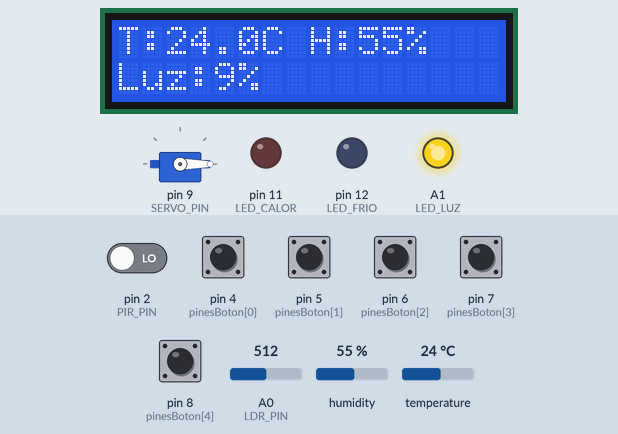
Simulated run of this sketch. Board: Arduino Uno, built with avr-gcc and run on an emulated ATmega328P. Shown: 16×2 character LCD, servo, output pins drawn as LEDs (lit = HIGH). The test bench sets the inputs (shaded band); at power-on: pin 4 (pinesBoton[0]), pin 5 (pinesBoton[1]), pin 6 (pinesBoton[2]), pin 7 (pinesBoton[3]), pin 8 (pinesBoton[4]) HIGH, pin 2 (PIR_PIN) LOW, temperature 24 °C, A0 (LDR_PIN) = 512, humidity 55 %. What the sketch prints to the serial monitor is not drawn.

Above: at 3.1 s.
3.2 s: temperature set to 22.2 °C
At 11.5 s:
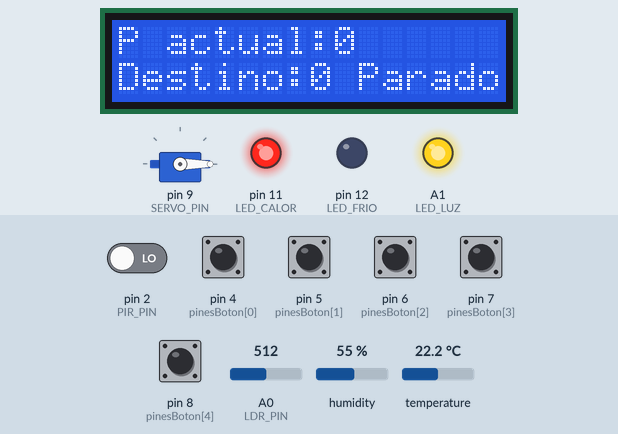
14.1 s: pin 5 (pinesBoton[1]) pulled LOW for 0.15 s
At 20.8 s:
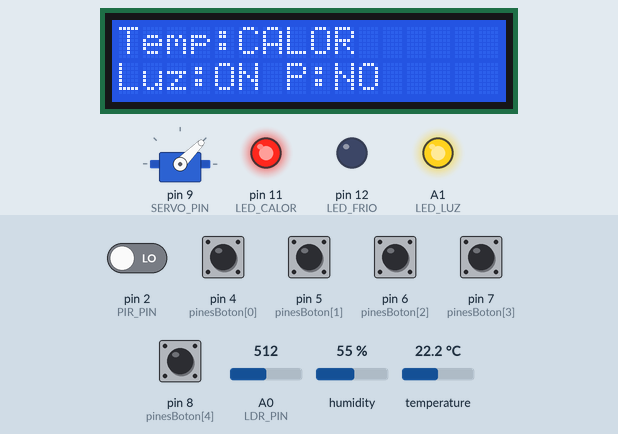
24.1 s: pin 2 (PIR_PIN) driven HIGH
At 30.8 s:
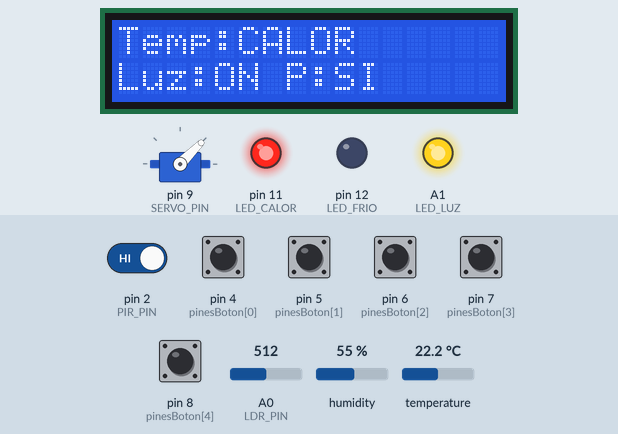
34.1 s: pin 5 (pinesBoton[1]) pulled LOW for 1 s
At 34.29 s:
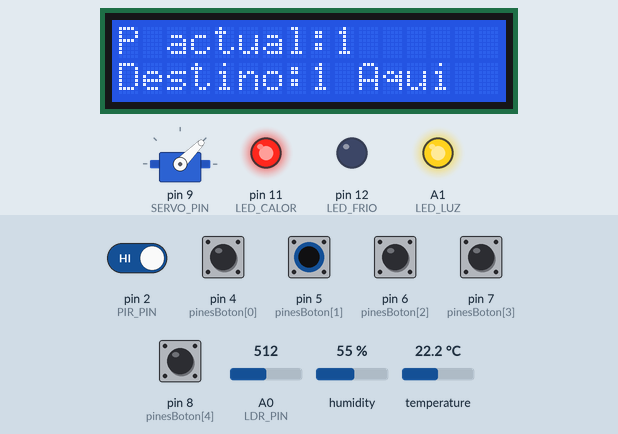
36.6 s: pin 6 (pinesBoton[2]) pulled LOW for 0.15 s
At 46.3 s:
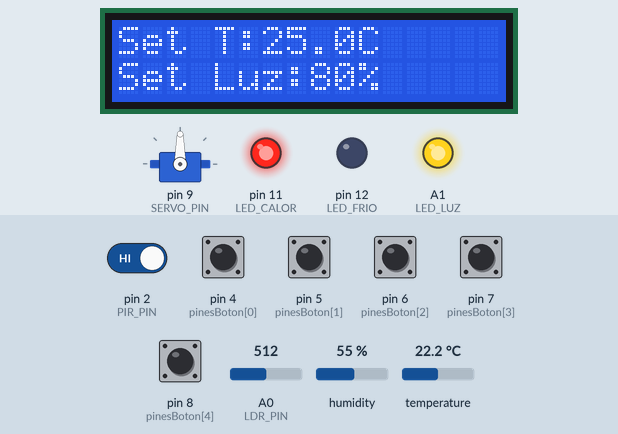
46.6 s: pin 4 (pinesBoton[0]) pulled LOW for 0.15 s
At 47.0 s:
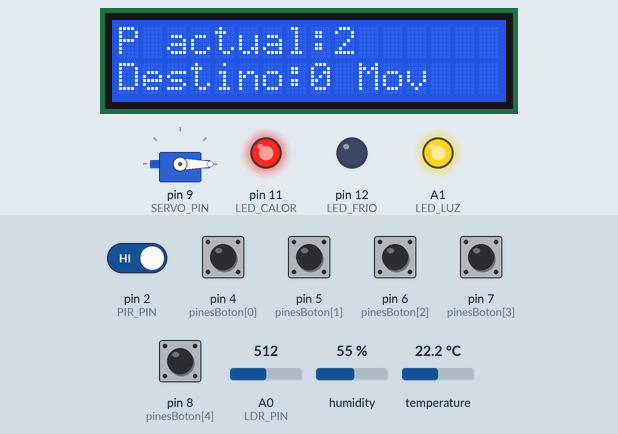
Timing chart, 0 to 49.6 s (numbered marks = the images above; inputs shaded):
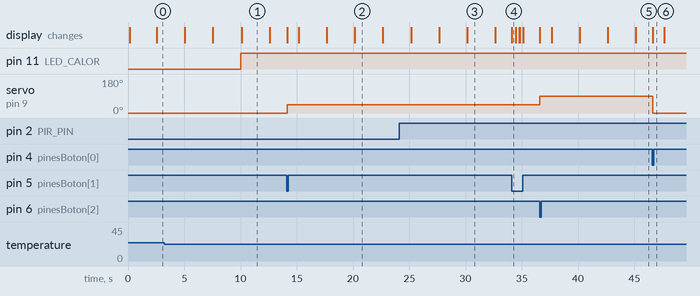

The sketch:

sketch.ino
```cpp
#include <Wire.h>
#include <LiquidCrystal_I2C.h>
#include <Servo.h>
#include <IRremote.hpp>
#include "DHT.h"
#include <math.h>

// -------------------------
// Pines principales
// -------------------------
#define PIR_PIN 2
#define IR_PIN 3
#define SERVO_PIN 9

// -------------------------
// Sensores ambientales
// -------------------------
#define DHTPIN 10
#define DHTTYPE DHT22
#define LDR_PIN A0

// -------------------------
// Actuadores ambientales
// -------------------------
#define LED_CALOR 11
#define LED_FRIO 12
#define LED_LUZ A1

// -------------------------
// Pulsadores de llamada
// -------------------------
const int pinesBoton[5] = {4, 5, 6, 7, 8};

// -------------------------
// Dispositivos
// -------------------------
LiquidCrystal_I2C lcd(0x27, 16, 2);
Servo ascensor;
DHT dht(DHTPIN, DHTTYPE);

// -------------------------
// Variables del ascensor
// -------------------------
int plantaActual = 0;
int plantaDestino = 0;
bool enMovimiento = false;

// Cada planta se representa mediante una posición angular del servo
const int angulosPlanta[5] = {0, 45, 90, 135, 180};

// -------------------------
// Variables ambientales
// -------------------------
float temperatura = 0.0;
float humedad = 0.0;
float lux = 0.0;
int luzPorcentaje = 0;

// -------------------------
// Presencia en cabina
// -------------------------
bool presenciaUsuario = false;
bool presenciaAnterior = false;

// -------------------------
// Constantes del LDR
// -------------------------
const float GAMMA = 0.7;
const float RL10 = 50.0;

// -------------------------
// Setpoints ajustables por mando IR
// -------------------------
float tempDeseada = 25.0;
int luzDeseada = 80;

// Zonas muertas de control
const float ZONA_TEMP = 2.0;
const int ZONA_LUZ = 5;

// Límites de seguridad para evitar valores poco razonables
const float TEMP_SET_MIN = 18.0;
const float TEMP_SET_MAX = 30.0;

const int LUZ_SET_MIN = 30;
const int LUZ_SET_MAX = 100;

// -------------------------
// Estados de control
// -------------------------
String estadoTemp = "OK";
String estadoLuz = "OFF";

// -------------------------
// Control de tiempos
// -------------------------
unsigned long tiempoUltimaLectura = 0;
unsigned long tiempoUltimoCambioPantalla = 0;

const unsigned long INTERVALO_LECTURA = 10000;   // Registro ambiental cada 10 s
const unsigned long INTERVALO_PANTALLA = 2500;   // Cambio de pantalla cada 2,5 s

// 0: ascensor, 1: ambiente, 2: control/presencia, 3: setpoints
int pantallaActual = 0;

// Variables para evitar parpadeo en el LCD
String linea1Anterior = "";
String linea2Anterior = "";

// --------------------------------------------------
// Escribe una línea completa del LCD solo si ha cambiado.
// Evita usar lcd.clear() continuamente y reduce el parpadeo.
// --------------------------------------------------
void escribirLineaLCD(int fila, String texto) {
  if (texto.length() > 16) {
    texto = texto.substring(0, 16);
  }

  while (texto.length() < 16) {
    texto += " ";
  }

  if (fila == 0 && texto != linea1Anterior) {
    lcd.setCursor(0, 0);
    lcd.print(texto);
    linea1Anterior = texto;
  }

  if (fila == 1 && texto != linea2Anterior) {
    lcd.setCursor(0, 1);
    lcd.print(texto);
    linea2Anterior = texto;
  }
}

// --------------------------------------------------
// Pantalla de operación del ascensor.
// --------------------------------------------------
void mostrarEstadoAscensor(String estado) {
  String linea1 = "P actual:" + String(plantaActual);
  String linea2 = "Destino:" + String(plantaDestino) + " " + estado;

  escribirLineaLCD(0, linea1);
  escribirLineaLCD(1, linea2);
}

// --------------------------------------------------
// Pantalla de variables ambientales medidas.
// --------------------------------------------------
void mostrarEstadoAmbiental() {
  String linea1 = "T:" + String(temperatura, 1) + "C H:" + String(humedad, 0) + "%";
  String linea2 = "Luz:" + String(luzPorcentaje) + "%";

  escribirLineaLCD(0, linea1);
  escribirLineaLCD(1, linea2);
}

// --------------------------------------------------
// Pantalla de actuación y presencia.
// --------------------------------------------------
void mostrarEstadoControl() {
  String linea1 = "Temp:" + estadoTemp;
  String linea2 = "Luz:" + estadoLuz + " P:";

  if (presenciaUsuario) {
    linea2 += "SI";
  } else {
    linea2 += "NO";
  }

  escribirLineaLCD(0, linea1);
  escribirLineaLCD(1, linea2);
}

// --------------------------------------------------
// Nueva pantalla de setpoints ajustables.
// --------------------------------------------------
void mostrarSetpoints() {
  String linea1 = "Set T:" + String(tempDeseada, 1) + "C";
  String linea2 = "Set Luz:" + String(luzDeseada) + "%";

  escribirLineaLCD(0, linea1);
  escribirLineaLCD(1, linea2);
}

// --------------------------------------------------
// Calcula iluminación aproximada en lux a partir del LDR.
// --------------------------------------------------
float leerLux() {
  int analogValue = analogRead(LDR_PIN);
  float voltage = analogValue / 1024.0 * 5.0;

  if (voltage <= 0.0) {
    return 100000.0;
  }

  if (voltage >= 4.999) {
    return 0.1;
  }

  float resistance = 2000.0 * voltage / (1.0 - voltage / 5.0);
  float luxCalculado = pow(RL10 * 1e3 * pow(10, GAMMA) / resistance, (1.0 / GAMMA));

  if (!isfinite(luxCalculado)) {
    return 100000.0;
  }

  return luxCalculado;
}

// --------------------------------------------------
// Convierte lux aproximados a porcentaje para simplificar el control.
// --------------------------------------------------
int calcularPorcentajeLuz(float luxMedida) {
  int porcentaje = map((int)luxMedida, 0, 1000, 0, 100);

  if (porcentaje < 0) {
    porcentaje = 0;
  }

  if (porcentaje > 100) {
    porcentaje = 100;
  }

  return porcentaje;
}

// --------------------------------------------------
// Lee temperatura, humedad e iluminación.
// --------------------------------------------------
void leerSensoresAmbientales() {
  float nuevaTemp = dht.readTemperature();
  float nuevaHum = dht.readHumidity();

  if (!isnan(nuevaTemp) && !isnan(nuevaHum)) {
    temperatura = nuevaTemp;
    humedad = nuevaHum;
  }

  lux = leerLux();
  luzPorcentaje = calcularPorcentajeLuz(lux);
}

// --------------------------------------------------
// Lee presencia de usuario en cabina mediante el sensor PIR.
// --------------------------------------------------
void leerPresencia() {
  presenciaUsuario = digitalRead(PIR_PIN) == HIGH;

  if (presenciaUsuario != presenciaAnterior) {
    if (presenciaUsuario) {
      Serial.println("Presencia detectada en cabina");
    } else {
      Serial.println("Cabina sin presencia");
    }

    presenciaAnterior = presenciaUsuario;
  }
}

// --------------------------------------------------
// Control ON-OFF con zona muerta para temperatura.
// El setpoint de temperatura se puede modificar por IR.
// --------------------------------------------------
void controlarTemperatura() {
  if (temperatura < tempDeseada - ZONA_TEMP) {
    digitalWrite(LED_CALOR, HIGH);
    digitalWrite(LED_FRIO, LOW);
    estadoTemp = "CALOR";
  }
  else if (temperatura > tempDeseada + ZONA_TEMP) {
    digitalWrite(LED_CALOR, LOW);
    digitalWrite(LED_FRIO, HIGH);
    estadoTemp = "FRIO";
  }
  else {
    digitalWrite(LED_CALOR, LOW);
    digitalWrite(LED_FRIO, LOW);
    estadoTemp = "OK";
  }
}

// --------------------------------------------------
// Control ON-OFF de iluminación artificial.
// El setpoint de iluminación se puede modificar por IR.
// --------------------------------------------------
void controlarIluminacion() {
  if (luzPorcentaje < luzDeseada - ZONA_LUZ) {
    digitalWrite(LED_LUZ, HIGH);
    estadoLuz = "ON";
  } else {
    digitalWrite(LED_LUZ, LOW);
    estadoLuz = "OFF";
  }
}

// --------------------------------------------------
// Ejecuta todas las acciones de control ambiental.
// --------------------------------------------------
void controlarAmbiente() {
  controlarTemperatura();
  controlarIluminacion();
}

// --------------------------------------------------
// Fuerza la pantalla de setpoints tras un ajuste remoto.
// --------------------------------------------------
void mostrarPantallaSetpointsAhora() {
  pantallaActual = 3;
  tiempoUltimoCambioPantalla = millis();
  mostrarSetpoints();
}

// --------------------------------------------------
// Ajusta remotamente el setpoint de temperatura.
// --------------------------------------------------
void ajustarSetpointTemperatura(float incremento) {
  tempDeseada += incremento;

  if (tempDeseada < TEMP_SET_MIN) {
    tempDeseada = TEMP_SET_MIN;
  }

  if (tempDeseada > TEMP_SET_MAX) {
    tempDeseada = TEMP_SET_MAX;
  }

  controlarAmbiente();
  mostrarPantallaSetpointsAhora();

  Serial.print("Nuevo setpoint temperatura: ");
  Serial.print(tempDeseada, 1);
  Serial.println(" C");
}

// --------------------------------------------------
// Ajusta remotamente el setpoint de iluminación.
// --------------------------------------------------
void ajustarSetpointLuz(int incremento) {
  luzDeseada += incremento;

  if (luzDeseada < LUZ_SET_MIN) {
    luzDeseada = LUZ_SET_MIN;
  }

  if (luzDeseada > LUZ_SET_MAX) {
    luzDeseada = LUZ_SET_MAX;
  }

  controlarAmbiente();
  mostrarPantallaSetpointsAhora();

  Serial.print("Nuevo setpoint luz: ");
  Serial.print(luzDeseada);
  Serial.println(" %");
}

// --------------------------------------------------
// Mueve la cabina a la planta seleccionada.
// Durante el movimiento se prioriza la pantalla del ascensor.
// --------------------------------------------------
void moverAPlanta(int destino) {
  if (destino < 0 || destino > 4) {
    return;
  }

  plantaDestino = destino;

  if (plantaDestino == plantaActual) {
    pantallaActual = 0;
    tiempoUltimoCambioPantalla = millis();

    mostrarEstadoAscensor("Aqui");

    Serial.print("Ascensor ya esta en planta ");
    Serial.println(plantaActual);

    return;
  }

  enMovimiento = true;

  pantallaActual = 0;
  tiempoUltimoCambioPantalla = millis();

  mostrarEstadoAscensor("Mov");

  Serial.print("Llamada recibida. Planta destino: ");
  Serial.println(plantaDestino);

  ascensor.write(angulosPlanta[plantaDestino]);

  delay(1000);

  plantaActual = plantaDestino;
  enMovimiento = false;

  pantallaActual = 0;
  tiempoUltimoCambioPantalla = millis();

  mostrarEstadoAscensor("Parado");

  Serial.print("Ascensor detenido en planta ");
  Serial.println(plantaActual);
}

// --------------------------------------------------
// Interpreta teclas numéricas del mando IR como plantas.
// --------------------------------------------------
int interpretarPlantaIR(uint8_t comando) {
  switch (comando) {
    case 104: return 0;  // Tecla 0
    case 48:  return 1;  // Tecla 1
    case 24:  return 2;  // Tecla 2
    case 122: return 3;  // Tecla 3
    case 16:  return 4;  // Tecla 4
    default:  return -1;
  }
}

// --------------------------------------------------
// Gestiona todas las órdenes recibidas por mando IR.
// Mantiene las teclas 0-4 para plantas y añade control remoto de setpoints.
// --------------------------------------------------
void gestionarComandoIR(uint8_t comando) {
  int plantaSeleccionada = interpretarPlantaIR(comando);

  if (plantaSeleccionada != -1) {
    moverAPlanta(plantaSeleccionada);
    return;
  }

  switch (comando) {
    case 2:     // Tecla +
      ajustarSetpointTemperatura(1.0);
      break;

    case 152:   // Tecla -
      ajustarSetpointTemperatura(-1.0);
      break;

    case 144:   // Tecla Next
      ajustarSetpointLuz(5);
      break;

    case 224:   // Tecla Previous
      ajustarSetpointLuz(-5);
      break;

    case 226:   // Tecla Menu
      mostrarPantallaSetpointsAhora();
      Serial.println("Pantalla de setpoints solicitada");
      break;

    default:
      Serial.println("Tecla IR sin funcion asignada");
      break;
  }
}

// --------------------------------------------------
// Lee los pulsadores de llamada de cada planta.
// --------------------------------------------------
void leerPulsadores() {
  for (int i = 0; i < 5; i++) {
    if (digitalRead(pinesBoton[i]) == LOW) {
      Serial.print("Pulsador de planta ");
      Serial.print(i);
      Serial.println(" activado");

      moverAPlanta(i);

      delay(300);
    }
  }
}

// --------------------------------------------------
// Lee el mando infrarrojo.
// --------------------------------------------------
void leerMandoIR() {
  if (IrReceiver.decode()) {
    uint8_t comando = IrReceiver.decodedIRData.command;

    Serial.print("Comando IR recibido: ");
    Serial.println(comando);

    gestionarComandoIR(comando);

    IrReceiver.resume();
  }
}

// --------------------------------------------------
// Actualiza el LCD.
// Si el ascensor está en movimiento, se prioriza la pantalla de operación.
// Si está parado, se alternan las pantallas disponibles.
// --------------------------------------------------
void actualizarPantalla() {
  if (enMovimiento) {
    pantallaActual = 0;
    mostrarEstadoAscensor("Mov");
    return;
  }

  if (millis() - tiempoUltimoCambioPantalla >= INTERVALO_PANTALLA) {
    tiempoUltimoCambioPantalla = millis();
    pantallaActual++;

    if (pantallaActual > 3) {
      pantallaActual = 0;
    }
  }

  if (pantallaActual == 0) {
    mostrarEstadoAscensor("Parado");
  }
  else if (pantallaActual == 1) {
    mostrarEstadoAmbiental();
  }
  else if (pantallaActual == 2) {
    mostrarEstadoControl();
  }
  else {
    mostrarSetpoints();
  }
}

// --------------------------------------------------
// SETUP
// --------------------------------------------------
void setup() {
  Serial.begin(9600);

  lcd.init();
  lcd.backlight();

  ascensor.attach(SERVO_PIN);
  ascensor.write(angulosPlanta[plantaActual]);

  // Se desactiva el feedback LED del receptor IR para evitar interferencias visuales
  IrReceiver.begin(IR_PIN, false);

  for (int i = 0; i < 5; i++) {
    pinMode(pinesBoton[i], INPUT_PULLUP);
  }

  pinMode(PIR_PIN, INPUT);

  pinMode(LED_CALOR, OUTPUT);
  pinMode(LED_FRIO, OUTPUT);
  pinMode(LED_LUZ, OUTPUT);

  digitalWrite(LED_CALOR, LOW);
  digitalWrite(LED_FRIO, LOW);
  digitalWrite(LED_LUZ, LOW);

  dht.begin();

  leerSensoresAmbientales();
  leerPresencia();
  controlarAmbiente();

  Serial.println("Sistema de ascensor iniciado");
  Serial.println("Teclas 0-4: plantas");
  Serial.println("+/-: setpoint temperatura");
  Serial.println("Next/Prev: setpoint luz");
  Serial.println("Menu: pantalla setpoints");

  mostrarEstadoAscensor("Parado");
}

// --------------------------------------------------
// LOOP PRINCIPAL
// --------------------------------------------------
void loop() {
  leerMandoIR();
  leerPulsadores();
  leerPresencia();

  if (millis() - tiempoUltimaLectura >= INTERVALO_LECTURA) {
    tiempoUltimaLectura = millis();

    leerSensoresAmbientales();
    controlarAmbiente();

    Serial.print("Ambiente -> Temp: ");
    Serial.print(temperatura, 1);
    Serial.print(" C | Tset: ");
    Serial.print(tempDeseada, 1);
    Serial.print(" C | Humedad: ");
    Serial.print(humedad, 1);
    Serial.print(" % | Luz: ");
    Serial.print(luzPorcentaje);
    Serial.print(" % | Lset: ");
    Serial.print(luzDeseada);
    Serial.print(" % | Presencia: ");

    if (presenciaUsuario) {
      Serial.print("SI");
    } else {
      Serial.print("NO");
    }

    Serial.print(" | Control temp: ");
    Serial.print(estadoTemp);
    Serial.print(" | Luz artificial: ");
    Serial.println(estadoLuz);
  }

  actualizarPantalla();
}
```

Measured:
- the behaviour switches between 23 and 22.9 °C on temperature (found by bisection; images 0 and 1)
- after the input at 3.2 s, pin 11 (LED_CALOR): LOW → HIGH after 6.8 s
- after the input at 14.1 s, servo on pin 9 (SERVO_PIN): 0° → 45° at once; the display: first changes at once (image 2 shows a later state)
- after the input at 24.1 s, the display: first differs from a run without the input after 6.1 s (image 3)
- after the input at 34.1 s, the display: changes at once (image 4)
- after the input at 36.6 s, servo on pin 9 (SERVO_PIN): 45° → 90° at once; the display: first changes at once (image 5 shows a later state)
- after the input at 46.6 s, servo on pin 9 (SERVO_PIN): 90° → 0° at once; the display: changes at once (image 6)
